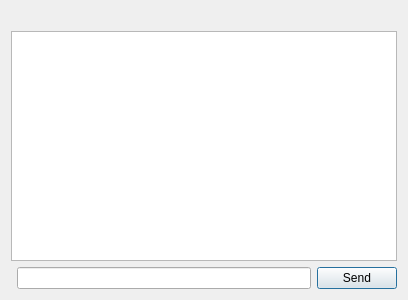
<?xml version="1.0" encoding="UTF-8"?>
<ui version="4.0">
 <class>dlgChatWindow</class>
 <widget class="QDialog" name="dlgChatWindow">
  <property name="geometry">
   <rect>
    <x>0</x>
    <y>0</y>
    <width>408</width>
    <height>300</height>
   </rect>
  </property>
  <property name="windowTitle">
   <string>Chat with</string>
  </property>
  <layout class="QGridLayout" name="gridLayout">
   <item row="2" column="1">
    <widget class="QLineEdit" name="edtMessage"/>
   </item>
   <item row="2" column="2">
    <widget class="QPushButton" name="btnSend">
     <property name="text">
      <string>Send</string>
     </property>
    </widget>
   </item>
   <item row="1" column="0" colspan="3">
    <widget class="QPlainTextEdit" name="txtChat">
     <property name="readOnly">
      <bool>true</bool>
     </property>
     <property name="plainText">
      <string/>
     </property>
    </widget>
   </item>
   <item row="0" column="0" colspan="3">
    <widget class="QLabel" name="lblStatus">
     <property name="minimumSize">
      <size>
       <width>50</width>
       <height>0</height>
      </size>
     </property>
     <property name="baseSize">
      <size>
       <width>50</width>
       <height>0</height>
      </size>
     </property>
     <property name="text">
      <string/>
     </property>
    </widget>
   </item>
  </layout>
 </widget>
 <resources/>
 <connections/>
</ui>
